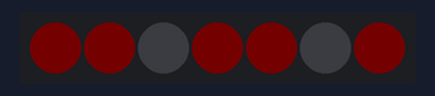
This sketch was run on a simulated ESP8266 (NodeMCU). Shown: 7 RGB LEDs in strip order, left to right. Dim RGB values are drawn brighter than linear.

Above: at 2.1 s.
At 5.1 s:
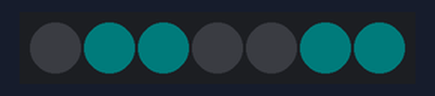
At 8.1 s:
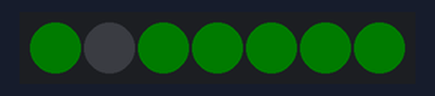
At 14.1 s:
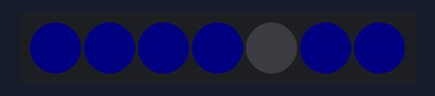
At 27.1 s:
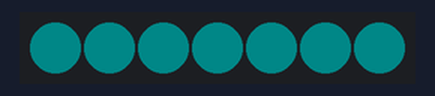
At 39.1 s:
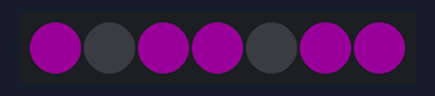
Timing chart, 0 to 40.0 s (numbered marks = the images above):
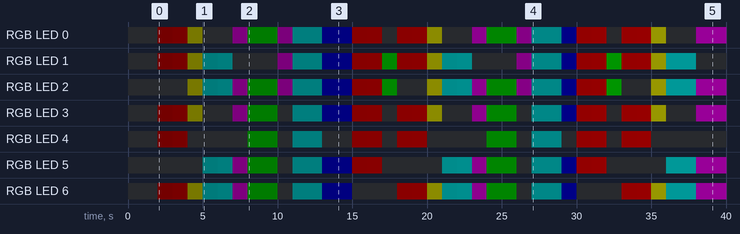

The sketch:

coba_angka_fastled.ino
```cpp
#include <FastLED.h>
//#include "RTClib.h"
#define NUM_LEDS 7
# define DATA_PIN D4
CRGB LEDs[NUM_LEDS];
CRGB alternateColor = CRGB::Black;
#include <ESP8266WiFi.h>
#include <WiFiClient.h>
#include <ESP8266WebServer.h>
unsigned long jam;
unsigned long lalu;
int detik;
int cerah;
bool bol = true;
static byte heat[NUM_LEDS];
#define COOLING  55
#define SPARKING 120

CRGB warna[] = {
  CRGB(255, 0, 0),
  CRGB(0, 255, 0),
  CRGB(255, 0, 0),
  CRGB(255, 255, 0),
  CRGB(0, 255, 255),
  CRGB(255, 0, 255),
  CRGB(0, 128, 0),
  CRGB(128, 0, 128),
  CRGB(0, 128, 128),
  CRGB(0, 0, 128),
};

void setup() {
  // put your setup code here, to run once:
  Serial.begin(9600);
  //  FastLED.delay(3000);
  FastLED.setBrightness(255);
  FastLED.addLeds < WS2812B, DATA_PIN, GRB > (LEDs, NUM_LEDS);


}

void loop() {
  jam = millis();
FastLED.setBrightness(cerah);
  if ((jam - lalu) > 1000) {
    lalu = jam;
    detik++;

    if (cerah <= 255 && bol == true) {
      cerah++;
      if (cerah == 255) {
        bol = false;
      }
    } else if (bol == false) {
      Serial.println("oke");
      cerah--;
      if (cerah == 0) {
        bol = true;
      }
    }

  }
  if (detik > 9) {
    detik = 0;
  }


  //    for( int i = 0; i < NUM_LEDS; i++) {
  //      heat[i] = qsub8( heat[i],  random8(0, ((COOLING * 10) / NUM_LEDS) + 2));
  //    }
  //
  //   if( random8() < SPARKING ) {
  //      int y = random8(7);
  //      heat[y] = qadd8( heat[y], random8(160,255) );
  //    }
  //          CRGB color;
  //    for( int j = 0; j < NUM_LEDS; j++) {
  //color = HeatColor( heat[j]);
  //
  //      }


//  Serial.println(millis());
  // put your main code here, to run repeatedly:
  displayTime(0, detik,  warna[detik]);
  FastLED.show();
  delay(1000);
  // Turn the LED on, then pause

}

void displayTime(int startindex, int number, CRGB color) {

  //angka di jam sesuai urutan array
  int numbers[] = {
    //    0b0000111111111111111111, //0
    //    0b0000000000000111111000, //1
    //    0b0111000111111000111111, //2
    //    0b0111000000111111111111, //3
    //    0b0111111000000111111000, //4
    //    0b0111111000111111000111, //5
    //    0b0111111111111111000111, //6
    //    0b0000000000000111111111, //7
    //    0b0111111111111111111111, //8
    //    0b0111111000111111111111, //9


    //0b1111110,
    //0b0110000,
    //0b1101101,
    //0b1111001,
    //0b0110011,
    //0b1011011,
    //0b1011111,
    //0b1110000,
    //0b1111111,
    //0b1111011,

    0b00111111, // 0
    0b00000110, // 1
    0b01011011, // 2
    0b01001111, // 3
    0b01100110, // 4
    0b01101101, // 5
    0b01111101, // 6
    0b00000111, // 7
    0b01111111, // 8
    0b01101111, // 9

  };

  for (int i = 0; i < 7; i++) {
    LEDs[i + startindex] = ((numbers[number] & 1 << i) == 1 << i) ? color : alternateColor;
  }


}
```

Measured:
- by itself, RGB LED 0: off → RGB(1, 0, 0) at 2.0 s, → RGB(2, 0, 0) 1.0 s later, → RGB(2, 2, 0) 1.0 s later, → off 1.0 s later, … (31 changes in this stretch)
- by itself, RGB LED 3: off → RGB(1, 0, 0) at 2.0 s, → RGB(2, 0, 0) 1.0 s later, → RGB(2, 2, 0) 1.0 s later, → off 1.0 s later, … (31 changes in this stretch)
- what the display in image 2 shows lasts 2.0 s, from 8.0 s to 10.0 s
- what the display in image 3 shows lasts 1.0 s, from 14.0 s to 15.0 s
